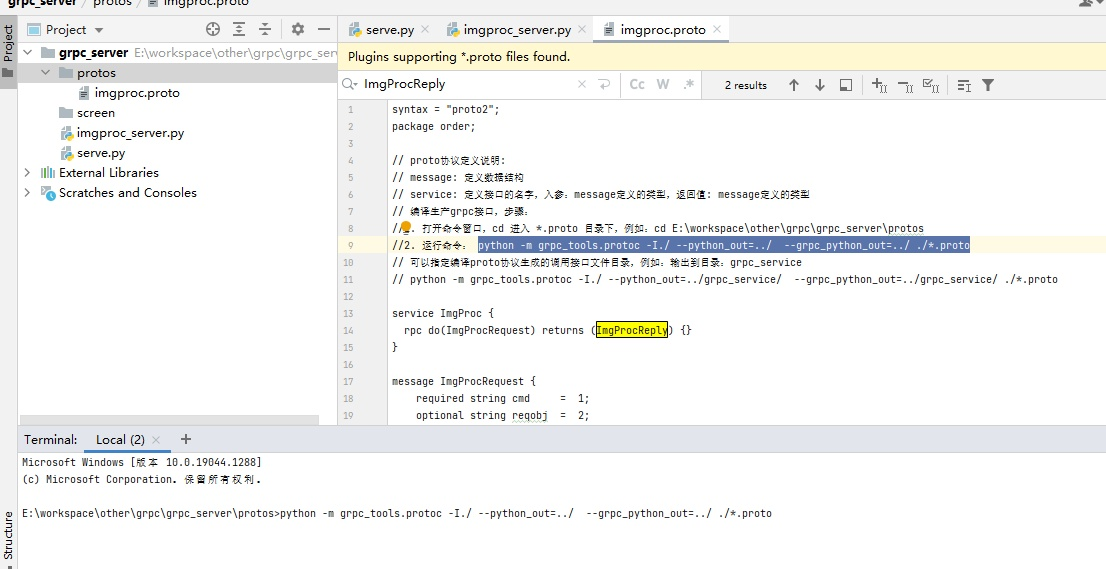
#> input picture model/jbnu/grpc_client/rcv_test.jpg, 1106 x 569 px; its folder holds only this picture in this run
$ python -i csv.py   (imports and definitions only)
#> lines starting #> are read from the running program, lines starting #| are printed output that depends on the picture; after the words box and inside, x2 and y2 are one past the last pixel; in counts of white or black regions, pixels touching at a corner belong together
#> further down, picture is the input picture: shape (569, 1106, 3); mean B, G, R 242.5, 243.4, 243.1
import json
import cv2
import os
import os.path as osp
import numpy as np


def get_coor(img):
    gray = cv2.cvtColor(img, cv2.COLOR_BGR2GRAY)  # 变为灰度�?
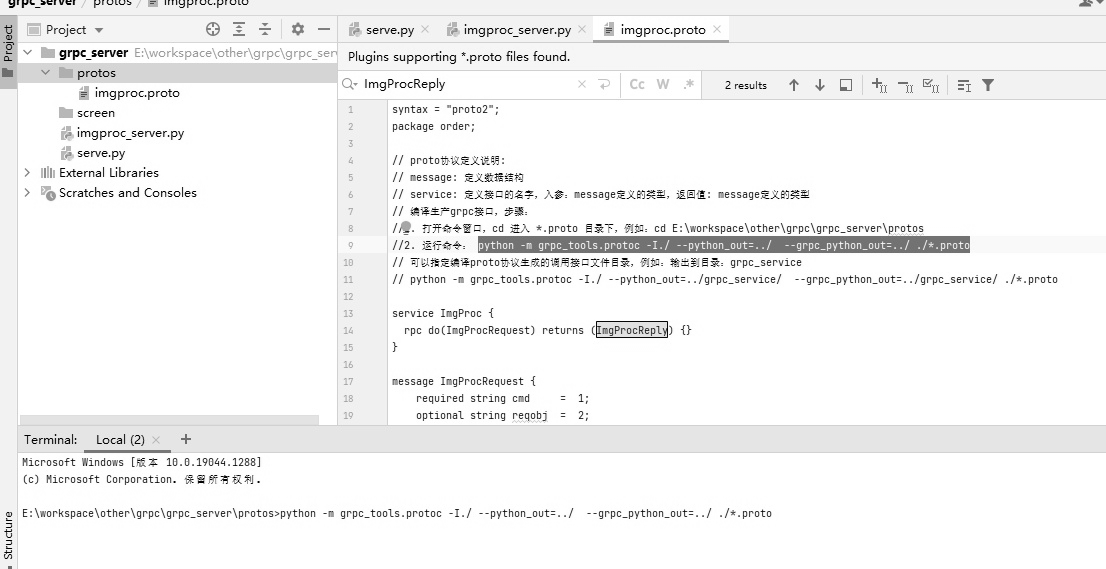
#> gray: shape (569, 1106); min 0, max 255, mean 243.2
    ret, binary = cv2.threshold(gray, 0, 255, cv2.THRESH_BINARY | cv2.THRESH_OTSU)  ## 阈值分割得到二值化图片
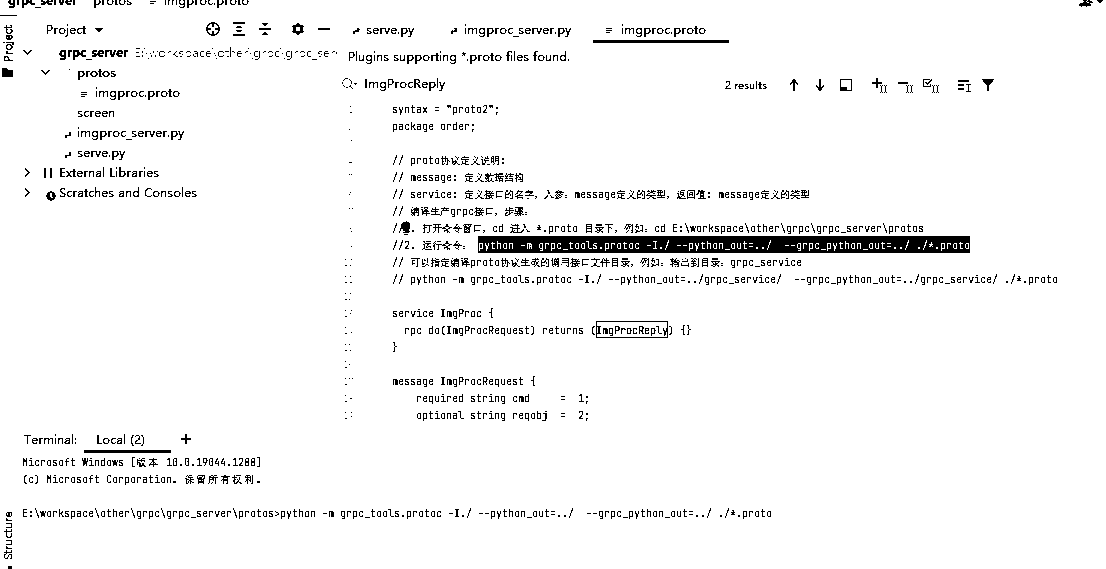
#> binary: shape (569, 1106); 95.9% white; 1191 black regions (958 under 20 px)
#> ret = 172

    contours, heriachy = cv2.findContours(binary, cv2.RETR_EXTERNAL, cv2.CHAIN_APPROX_SIMPLE)
#> contours = 13 contours, 12 with area under 20; largest, box (x1, y1, x2, y2) and area: (0, 0, 1106, 569) 626818; heriachy = 13 rows, first 6: [1, -1, -1, -1], [2, 0, -1, -1], [3, 1, -1, -1], [4, 2, -1, -1], [5, 3, -1, -1], [6, 4, -1, -1]

    final_contours = []
    for i, contour in enumerate(contours):
        if len(contour) < 3 or cv2.contourArea(contour) < 20:
            continue

        final_contours.append(contour)
#> this loop made 13 passes
#> contour on passes 6 to 12: [[68, 0], [69, 0]], [[61, 0], [61, 1]], [[49, 0], [50, 0]], [[43, 0], [44, 0], [45, 1], [46, 0]], [[29, 0]], [[24, 0], [24, 2], [25, 2], [25, 0]], [[11, 0], [11, 2], [12, 2], [12, 0]]
#> after the loop, final_contours = 1 contour; box (x1, y1, x2, y2) and area: (0, 0, 1106, 569) 626818

    # list
    return final_contours

# [55 lines left out: functions IOU, pairs_iou, not called in this run]


class Polygon_Json(object):
    def __init__(self):
        self.polygon_dict = {"version":"4.5.7", 'flags':{}, 'shapes':[], "imagePath":-1, "imageData":None,
                        "imageHeight":-1, "imageWidth":-1}

    def add_polygons(self, scores, polygons):
        for score, polygon in zip(scores, polygons):
            self.add_polygon(score, polygon)

    # [7 lines left out: function add_polygon, not called in this run]

    def set_height_width(self, height, width):
        self.polygon_dict['imageHeight'] = height
        self.polygon_dict['imageWidth'] = width

    def set_path(self, path):
        self.polygon_dict['imagePath'] = path


    def write_json(self, output_dir, name):
        with open(os.path.join(output_dir, '%s.json'%name), 'w', encoding="utf-8") as f:
            json.dump(self.polygon_dict, f, indent=4)


# [59 lines left out: function record_coordinate2json, not called in this run]

>>> import cv2
>>> picture = cv2.imread('../jbnu/grpc_client/rcv_test.jpg')
>>> result = get_coor(picture)
#> result has the same summary as final_contours in get_coor
